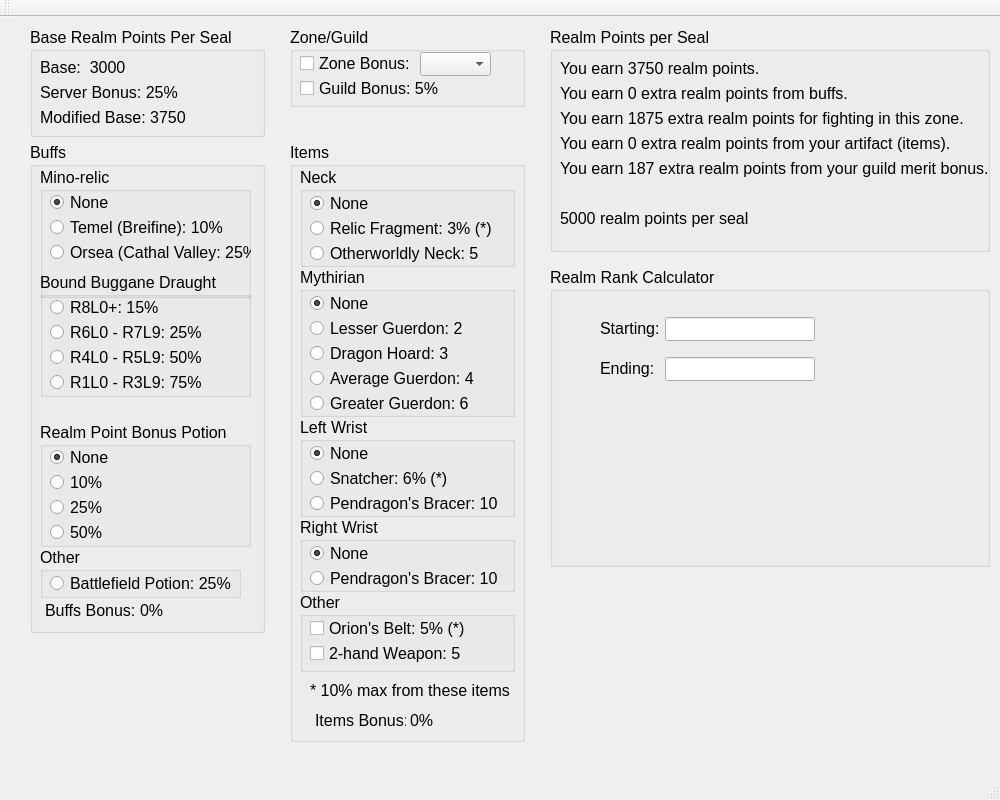
<?xml version="1.0" encoding="UTF-8"?>
<ui version="4.0">
 <class>MainWindow</class>
 <widget class="QMainWindow" name="MainWindow">
  <property name="geometry">
   <rect>
    <x>0</x>
    <y>0</y>
    <width>1000</width>
    <height>800</height>
   </rect>
  </property>
  <property name="windowTitle">
   <string>GaherisRPCalc</string>
  </property>
  <widget class="QWidget" name="centralWidget">
   <widget class="QGroupBox" name="groupBox">
    <property name="geometry">
     <rect>
      <x>30</x>
      <y>10</y>
      <width>235</width>
      <height>110</height>
     </rect>
    </property>
    <property name="font">
     <font>
      <pointsize>12</pointsize>
     </font>
    </property>
    <property name="title">
     <string>Base Realm Points Per Seal</string>
    </property>
    <widget class="QLabel" name="label">
     <property name="geometry">
      <rect>
       <x>10</x>
       <y>30</y>
       <width>91</width>
       <height>20</height>
      </rect>
     </property>
     <property name="font">
      <font>
       <pointsize>12</pointsize>
      </font>
     </property>
     <property name="text">
      <string>Base:  3000</string>
     </property>
    </widget>
    <widget class="QLabel" name="label_2">
     <property name="geometry">
      <rect>
       <x>10</x>
       <y>55</y>
       <width>141</width>
       <height>20</height>
      </rect>
     </property>
     <property name="font">
      <font>
       <pointsize>12</pointsize>
      </font>
     </property>
     <property name="text">
      <string>Server Bonus: 25%</string>
     </property>
    </widget>
    <widget class="QLabel" name="label_3">
     <property name="geometry">
      <rect>
       <x>10</x>
       <y>80</y>
       <width>151</width>
       <height>21</height>
      </rect>
     </property>
     <property name="font">
      <font>
       <pointsize>12</pointsize>
      </font>
     </property>
     <property name="text">
      <string>Modified Base: 3750</string>
     </property>
    </widget>
   </widget>
   <widget class="QGroupBox" name="groupBox_2">
    <property name="geometry">
     <rect>
      <x>30</x>
      <y>125</y>
      <width>235</width>
      <height>491</height>
     </rect>
    </property>
    <property name="font">
     <font>
      <pointsize>12</pointsize>
      <bold>false</bold>
     </font>
    </property>
    <property name="title">
     <string>Buffs</string>
    </property>
    <widget class="QGroupBox" name="groupBox_3">
     <property name="geometry">
      <rect>
       <x>10</x>
       <y>25</y>
       <width>211</width>
       <height>131</height>
      </rect>
     </property>
     <property name="title">
      <string>Mino-relic</string>
     </property>
     <widget class="QRadioButton" name="mrNone">
      <property name="geometry">
       <rect>
        <x>10</x>
        <y>25</y>
        <width>89</width>
        <height>20</height>
       </rect>
      </property>
      <property name="text">
       <string>None</string>
      </property>
      <property name="checked">
       <bool>true</bool>
      </property>
      <attribute name="buttonGroup">
       <string notr="true">bgroupMinorelic</string>
      </attribute>
     </widget>
     <widget class="QRadioButton" name="mrTen">
      <property name="geometry">
       <rect>
        <x>10</x>
        <y>50</y>
        <width>191</width>
        <height>20</height>
       </rect>
      </property>
      <property name="text">
       <string>Temel (Breifine): 10%</string>
      </property>
      <attribute name="buttonGroup">
       <string notr="true">bgroupMinorelic</string>
      </attribute>
     </widget>
     <widget class="QRadioButton" name="mrTwentyfive">
      <property name="geometry">
       <rect>
        <x>10</x>
        <y>75</y>
        <width>201</width>
        <height>20</height>
       </rect>
      </property>
      <property name="text">
       <string>Orsea (Cathal Valley: 25%</string>
      </property>
      <attribute name="buttonGroup">
       <string notr="true">bgroupMinorelic</string>
      </attribute>
     </widget>
    </widget>
    <widget class="QGroupBox" name="groupBox_4">
     <property name="geometry">
      <rect>
       <x>10</x>
       <y>130</y>
       <width>211</width>
       <height>125</height>
      </rect>
     </property>
     <property name="title">
      <string>Bound Buggane Draught</string>
     </property>
     <widget class="QRadioButton" name="bbFifteen">
      <property name="geometry">
       <rect>
        <x>10</x>
        <y>25</y>
        <width>191</width>
        <height>20</height>
       </rect>
      </property>
      <property name="text">
       <string>R8L0+: 15%</string>
      </property>
      <attribute name="buttonGroup">
       <string notr="true">bgroupMinorelic</string>
      </attribute>
     </widget>
     <widget class="QRadioButton" name="bbTwentyfive">
      <property name="geometry">
       <rect>
        <x>10</x>
        <y>50</y>
        <width>201</width>
        <height>20</height>
       </rect>
      </property>
      <property name="text">
       <string>R6L0 - R7L9: 25%</string>
      </property>
      <attribute name="buttonGroup">
       <string notr="true">bgroupMinorelic</string>
      </attribute>
     </widget>
     <widget class="QRadioButton" name="bbFifty">
      <property name="geometry">
       <rect>
        <x>10</x>
        <y>75</y>
        <width>201</width>
        <height>20</height>
       </rect>
      </property>
      <property name="text">
       <string>R4L0 - R5L9: 50%</string>
      </property>
      <attribute name="buttonGroup">
       <string notr="true">bgroupMinorelic</string>
      </attribute>
     </widget>
     <widget class="QRadioButton" name="bbSeventyfive">
      <property name="geometry">
       <rect>
        <x>10</x>
        <y>100</y>
        <width>201</width>
        <height>20</height>
       </rect>
      </property>
      <property name="text">
       <string>R1L0 - R3L9: 75%</string>
      </property>
      <attribute name="buttonGroup">
       <string notr="true">bgroupMinorelic</string>
      </attribute>
     </widget>
    </widget>
    <widget class="QGroupBox" name="groupBox_5">
     <property name="geometry">
      <rect>
       <x>10</x>
       <y>280</y>
       <width>211</width>
       <height>125</height>
      </rect>
     </property>
     <property name="title">
      <string>Realm Point Bonus Potion</string>
     </property>
     <widget class="QRadioButton" name="bbNone_2">
      <property name="geometry">
       <rect>
        <x>10</x>
        <y>25</y>
        <width>89</width>
        <height>20</height>
       </rect>
      </property>
      <property name="text">
       <string>None</string>
      </property>
      <property name="checked">
       <bool>true</bool>
      </property>
      <attribute name="buttonGroup">
       <string notr="true">bgroupRpPotion</string>
      </attribute>
     </widget>
     <widget class="QRadioButton" name="bbFifteen_2">
      <property name="geometry">
       <rect>
        <x>10</x>
        <y>50</y>
        <width>191</width>
        <height>20</height>
       </rect>
      </property>
      <property name="text">
       <string>10%</string>
      </property>
      <attribute name="buttonGroup">
       <string notr="true">bgroupRpPotion</string>
      </attribute>
     </widget>
     <widget class="QRadioButton" name="bbTwentyfive_2">
      <property name="geometry">
       <rect>
        <x>10</x>
        <y>75</y>
        <width>201</width>
        <height>20</height>
       </rect>
      </property>
      <property name="text">
       <string>25%</string>
      </property>
      <attribute name="buttonGroup">
       <string notr="true">bgroupRpPotion</string>
      </attribute>
     </widget>
     <widget class="QRadioButton" name="bbFifty_2">
      <property name="geometry">
       <rect>
        <x>10</x>
        <y>100</y>
        <width>201</width>
        <height>20</height>
       </rect>
      </property>
      <property name="text">
       <string>50%</string>
      </property>
      <attribute name="buttonGroup">
       <string notr="true">bgroupRpPotion</string>
      </attribute>
     </widget>
    </widget>
    <widget class="QGroupBox" name="groupBox_6">
     <property name="geometry">
      <rect>
       <x>10</x>
       <y>405</y>
       <width>201</width>
       <height>51</height>
      </rect>
     </property>
     <property name="title">
      <string>Other</string>
     </property>
     <widget class="QRadioButton" name="radioButton">
      <property name="geometry">
       <rect>
        <x>10</x>
        <y>25</y>
        <width>181</width>
        <height>22</height>
       </rect>
      </property>
      <property name="text">
       <string>Battlefield Potion: 25%</string>
      </property>
      <attribute name="buttonGroup">
       <string notr="true">bgroupRpPotion</string>
      </attribute>
     </widget>
    </widget>
    <widget class="QLabel" name="labelBuffBonus">
     <property name="geometry">
      <rect>
       <x>15</x>
       <y>460</y>
       <width>91</width>
       <height>16</height>
      </rect>
     </property>
     <property name="text">
      <string>Buffs Bonus:</string>
     </property>
    </widget>
    <widget class="QLabel" name="amtBuffBonus">
     <property name="geometry">
      <rect>
       <x>110</x>
       <y>460</y>
       <width>49</width>
       <height>16</height>
      </rect>
     </property>
     <property name="text">
      <string>0%</string>
     </property>
    </widget>
   </widget>
   <widget class="QGroupBox" name="groupBox_7">
    <property name="geometry">
     <rect>
      <x>290</x>
      <y>10</y>
      <width>235</width>
      <height>80</height>
     </rect>
    </property>
    <property name="font">
     <font>
      <pointsize>12</pointsize>
     </font>
    </property>
    <property name="title">
     <string>Zone/Guild</string>
    </property>
    <widget class="QCheckBox" name="checkZoneBonus">
     <property name="geometry">
      <rect>
       <x>10</x>
       <y>25</y>
       <width>141</width>
       <height>22</height>
      </rect>
     </property>
     <property name="text">
      <string>Zone Bonus:</string>
     </property>
     <property name="checked">
      <bool>false</bool>
     </property>
    </widget>
    <widget class="QCheckBox" name="checkGuildBonus">
     <property name="geometry">
      <rect>
       <x>10</x>
       <y>50</y>
       <width>141</width>
       <height>22</height>
      </rect>
     </property>
     <property name="text">
      <string>Guild Bonus: 5%</string>
     </property>
     <property name="checked">
      <bool>false</bool>
     </property>
    </widget>
    <widget class="QComboBox" name="comboZoneBonus">
     <property name="geometry">
      <rect>
       <x>130</x>
       <y>25</y>
       <width>71</width>
       <height>24</height>
      </rect>
     </property>
     <property name="currentText">
      <string/>
     </property>
    </widget>
   </widget>
   <widget class="QGroupBox" name="groupBox_8">
    <property name="geometry">
     <rect>
      <x>290</x>
      <y>125</y>
      <width>235</width>
      <height>600</height>
     </rect>
    </property>
    <property name="font">
     <font>
      <pointsize>12</pointsize>
     </font>
    </property>
    <property name="title">
     <string>Items</string>
    </property>
    <widget class="QGroupBox" name="groupBox_9">
     <property name="geometry">
      <rect>
       <x>10</x>
       <y>25</y>
       <width>215</width>
       <height>100</height>
      </rect>
     </property>
     <property name="title">
      <string>Neck</string>
     </property>
     <widget class="QRadioButton" name="radioButton_2">
      <property name="geometry">
       <rect>
        <x>10</x>
        <y>25</y>
        <width>91</width>
        <height>22</height>
       </rect>
      </property>
      <property name="text">
       <string>None</string>
      </property>
      <property name="checked">
       <bool>true</bool>
      </property>
      <attribute name="buttonGroup">
       <string notr="true">bgroupNeck</string>
      </attribute>
     </widget>
     <widget class="QRadioButton" name="radioButton_3">
      <property name="geometry">
       <rect>
        <x>10</x>
        <y>50</y>
        <width>201</width>
        <height>22</height>
       </rect>
      </property>
      <property name="text">
       <string>Relic Fragment: 3% (*)</string>
      </property>
      <attribute name="buttonGroup">
       <string notr="true">bgroupNeck</string>
      </attribute>
     </widget>
     <widget class="QRadioButton" name="radioButton_4">
      <property name="geometry">
       <rect>
        <x>10</x>
        <y>75</y>
        <width>191</width>
        <height>22</height>
       </rect>
      </property>
      <property name="text">
       <string>Otherworldly Neck: 5</string>
      </property>
      <property name="checked">
       <bool>false</bool>
      </property>
      <attribute name="buttonGroup">
       <string notr="true">bgroupNeck</string>
      </attribute>
     </widget>
    </widget>
    <widget class="QGroupBox" name="groupBox_10">
     <property name="geometry">
      <rect>
       <x>10</x>
       <y>125</y>
       <width>215</width>
       <height>150</height>
      </rect>
     </property>
     <property name="title">
      <string>Mythirian</string>
     </property>
     <widget class="QRadioButton" name="radioButton_8">
      <property name="geometry">
       <rect>
        <x>10</x>
        <y>25</y>
        <width>91</width>
        <height>22</height>
       </rect>
      </property>
      <property name="text">
       <string>None</string>
      </property>
      <property name="checked">
       <bool>true</bool>
      </property>
      <attribute name="buttonGroup">
       <string notr="true">bgroupMyth</string>
      </attribute>
     </widget>
     <widget class="QRadioButton" name="radioButton_9">
      <property name="geometry">
       <rect>
        <x>10</x>
        <y>50</y>
        <width>191</width>
        <height>22</height>
       </rect>
      </property>
      <property name="text">
       <string>Lesser Guerdon: 2</string>
      </property>
      <attribute name="buttonGroup">
       <string notr="true">bgroupMyth</string>
      </attribute>
     </widget>
     <widget class="QRadioButton" name="radioButton_10">
      <property name="geometry">
       <rect>
        <x>10</x>
        <y>75</y>
        <width>171</width>
        <height>22</height>
       </rect>
      </property>
      <property name="text">
       <string>Dragon Hoard: 3</string>
      </property>
      <attribute name="buttonGroup">
       <string notr="true">bgroupMyth</string>
      </attribute>
     </widget>
     <widget class="QRadioButton" name="radioButton_11">
      <property name="geometry">
       <rect>
        <x>10</x>
        <y>100</y>
        <width>171</width>
        <height>22</height>
       </rect>
      </property>
      <property name="text">
       <string>Average Guerdon: 4</string>
      </property>
      <attribute name="buttonGroup">
       <string notr="true">bgroupMyth</string>
      </attribute>
     </widget>
     <widget class="QRadioButton" name="radioButton_12">
      <property name="geometry">
       <rect>
        <x>10</x>
        <y>125</y>
        <width>181</width>
        <height>22</height>
       </rect>
      </property>
      <property name="text">
       <string>Greater Guerdon: 6</string>
      </property>
      <property name="checked">
       <bool>false</bool>
      </property>
      <attribute name="buttonGroup">
       <string notr="true">bgroupMyth</string>
      </attribute>
     </widget>
    </widget>
    <widget class="QGroupBox" name="groupBox_11">
     <property name="geometry">
      <rect>
       <x>10</x>
       <y>275</y>
       <width>215</width>
       <height>100</height>
      </rect>
     </property>
     <property name="title">
      <string>Left Wrist</string>
     </property>
     <widget class="QRadioButton" name="radioButton_13">
      <property name="geometry">
       <rect>
        <x>10</x>
        <y>25</y>
        <width>91</width>
        <height>22</height>
       </rect>
      </property>
      <property name="text">
       <string>None</string>
      </property>
      <property name="checked">
       <bool>true</bool>
      </property>
      <attribute name="buttonGroup">
       <string notr="true">bgroupLeftWrist</string>
      </attribute>
     </widget>
     <widget class="QRadioButton" name="radioButton_14">
      <property name="geometry">
       <rect>
        <x>10</x>
        <y>50</y>
        <width>151</width>
        <height>22</height>
       </rect>
      </property>
      <property name="text">
       <string>Snatcher: 6% (*)</string>
      </property>
      <attribute name="buttonGroup">
       <string notr="true">bgroupLeftWrist</string>
      </attribute>
     </widget>
     <widget class="QRadioButton" name="radioButton_15">
      <property name="geometry">
       <rect>
        <x>10</x>
        <y>75</y>
        <width>191</width>
        <height>22</height>
       </rect>
      </property>
      <property name="text">
       <string>Pendragon's Bracer: 10</string>
      </property>
      <property name="checked">
       <bool>false</bool>
      </property>
      <attribute name="buttonGroup">
       <string notr="true">bgroupLeftWrist</string>
      </attribute>
     </widget>
    </widget>
    <widget class="QGroupBox" name="groupBox_12">
     <property name="geometry">
      <rect>
       <x>10</x>
       <y>375</y>
       <width>215</width>
       <height>75</height>
      </rect>
     </property>
     <property name="title">
      <string>Right Wrist</string>
     </property>
     <widget class="QRadioButton" name="radioButton_16">
      <property name="geometry">
       <rect>
        <x>10</x>
        <y>25</y>
        <width>91</width>
        <height>22</height>
       </rect>
      </property>
      <property name="text">
       <string>None</string>
      </property>
      <property name="checked">
       <bool>true</bool>
      </property>
      <attribute name="buttonGroup">
       <string notr="true">bgroupRightWrist</string>
      </attribute>
     </widget>
     <widget class="QRadioButton" name="radioButton_17">
      <property name="geometry">
       <rect>
        <x>10</x>
        <y>50</y>
        <width>201</width>
        <height>22</height>
       </rect>
      </property>
      <property name="text">
       <string>Pendragon's Bracer: 10</string>
      </property>
      <property name="checked">
       <bool>false</bool>
      </property>
      <attribute name="buttonGroup">
       <string notr="true">bgroupRightWrist</string>
      </attribute>
     </widget>
    </widget>
    <widget class="QGroupBox" name="groupBox_13">
     <property name="geometry">
      <rect>
       <x>10</x>
       <y>450</y>
       <width>215</width>
       <height>80</height>
      </rect>
     </property>
     <property name="title">
      <string>Other</string>
     </property>
     <widget class="QCheckBox" name="checkOrions">
      <property name="geometry">
       <rect>
        <x>10</x>
        <y>25</y>
        <width>171</width>
        <height>22</height>
       </rect>
      </property>
      <property name="text">
       <string>Orion's Belt: 5% (*)</string>
      </property>
     </widget>
     <widget class="QCheckBox" name="checkTwohand">
      <property name="geometry">
       <rect>
        <x>10</x>
        <y>50</y>
        <width>181</width>
        <height>22</height>
       </rect>
      </property>
      <property name="text">
       <string>2-hand Weapon: 5</string>
      </property>
     </widget>
    </widget>
    <widget class="QLabel" name="label_4">
     <property name="geometry">
      <rect>
       <x>20</x>
       <y>540</y>
       <width>201</width>
       <height>16</height>
      </rect>
     </property>
     <property name="text">
      <string>* 10% max from these items</string>
     </property>
    </widget>
    <widget class="QLabel" name="amtItemBonus">
     <property name="geometry">
      <rect>
       <x>120</x>
       <y>570</y>
       <width>49</width>
       <height>16</height>
      </rect>
     </property>
     <property name="text">
      <string>0%</string>
     </property>
    </widget>
    <widget class="QLabel" name="labelBuffBonus_2">
     <property name="geometry">
      <rect>
       <x>25</x>
       <y>570</y>
       <width>91</width>
       <height>16</height>
      </rect>
     </property>
     <property name="text">
      <string>Items Bonus:</string>
     </property>
    </widget>
   </widget>
   <widget class="QGroupBox" name="groupBox_14">
    <property name="geometry">
     <rect>
      <x>550</x>
      <y>10</y>
      <width>440</width>
      <height>225</height>
     </rect>
    </property>
    <property name="font">
     <font>
      <pointsize>12</pointsize>
     </font>
    </property>
    <property name="title">
     <string>Realm Points per Seal</string>
    </property>
    <widget class="QLabel" name="label_5">
     <property name="geometry">
      <rect>
       <x>10</x>
       <y>30</y>
       <width>291</width>
       <height>22</height>
      </rect>
     </property>
     <property name="text">
      <string>You earn 3750 realm points.</string>
     </property>
    </widget>
    <widget class="QLabel" name="label_6">
     <property name="geometry">
      <rect>
       <x>10</x>
       <y>55</y>
       <width>311</width>
       <height>22</height>
      </rect>
     </property>
     <property name="text">
      <string>You earn 0 extra realm points from buffs.</string>
     </property>
    </widget>
    <widget class="QLabel" name="label_7">
     <property name="geometry">
      <rect>
       <x>10</x>
       <y>80</y>
       <width>421</width>
       <height>22</height>
      </rect>
     </property>
     <property name="text">
      <string>You earn 1875 extra realm points for fighting in this zone.</string>
     </property>
    </widget>
    <widget class="QLabel" name="label_8">
     <property name="geometry">
      <rect>
       <x>10</x>
       <y>105</y>
       <width>421</width>
       <height>22</height>
      </rect>
     </property>
     <property name="text">
      <string>You earn 0 extra realm points from your artifact (items).</string>
     </property>
    </widget>
    <widget class="QLabel" name="label_9">
     <property name="geometry">
      <rect>
       <x>10</x>
       <y>130</y>
       <width>431</width>
       <height>22</height>
      </rect>
     </property>
     <property name="text">
      <string>You earn 187 extra realm points from your guild merit bonus.</string>
     </property>
    </widget>
    <widget class="QLabel" name="label_10">
     <property name="geometry">
      <rect>
       <x>10</x>
       <y>180</y>
       <width>301</width>
       <height>22</height>
      </rect>
     </property>
     <property name="text">
      <string>5000 realm points per seal</string>
     </property>
    </widget>
   </widget>
   <widget class="QGroupBox" name="groupBox_15">
    <property name="geometry">
     <rect>
      <x>550</x>
      <y>250</y>
      <width>440</width>
      <height>300</height>
     </rect>
    </property>
    <property name="font">
     <font>
      <pointsize>12</pointsize>
     </font>
    </property>
    <property name="title">
     <string>Realm Rank Calculator</string>
    </property>
    <widget class="QLabel" name="label_11">
     <property name="geometry">
      <rect>
       <x>50</x>
       <y>50</y>
       <width>60</width>
       <height>22</height>
      </rect>
     </property>
     <property name="text">
      <string>Starting:</string>
     </property>
    </widget>
    <widget class="QLineEdit" name="lineEdit">
     <property name="geometry">
      <rect>
       <x>115</x>
       <y>50</y>
       <width>150</width>
       <height>24</height>
      </rect>
     </property>
    </widget>
    <widget class="QLineEdit" name="lineEdit_2">
     <property name="geometry">
      <rect>
       <x>115</x>
       <y>90</y>
       <width>150</width>
       <height>24</height>
      </rect>
     </property>
    </widget>
    <widget class="QLabel" name="label_12">
     <property name="geometry">
      <rect>
       <x>50</x>
       <y>90</y>
       <width>60</width>
       <height>22</height>
      </rect>
     </property>
     <property name="text">
      <string>Ending:</string>
     </property>
    </widget>
   </widget>
  </widget>
  <widget class="QMenuBar" name="menuBar">
   <property name="geometry">
    <rect>
     <x>0</x>
     <y>0</y>
     <width>1000</width>
     <height>21</height>
    </rect>
   </property>
  </widget>
  <widget class="QToolBar" name="mainToolBar">
   <attribute name="toolBarArea">
    <enum>TopToolBarArea</enum>
   </attribute>
   <attribute name="toolBarBreak">
    <bool>false</bool>
   </attribute>
  </widget>
  <widget class="QStatusBar" name="statusBar"/>
 </widget>
 <layoutdefault spacing="6" margin="11"/>
 <resources/>
 <connections/>
 <buttongroups>
  <buttongroup name="bgroupMinorelic"/>
  <buttongroup name="bgroupRpPotion"/>
  <buttongroup name="bgroupNeck"/>
  <buttongroup name="bgroupMyth"/>
  <buttongroup name="bgroupLeftWrist"/>
  <buttongroup name="bgroupRightWrist"/>
 </buttongroups>
</ui>
